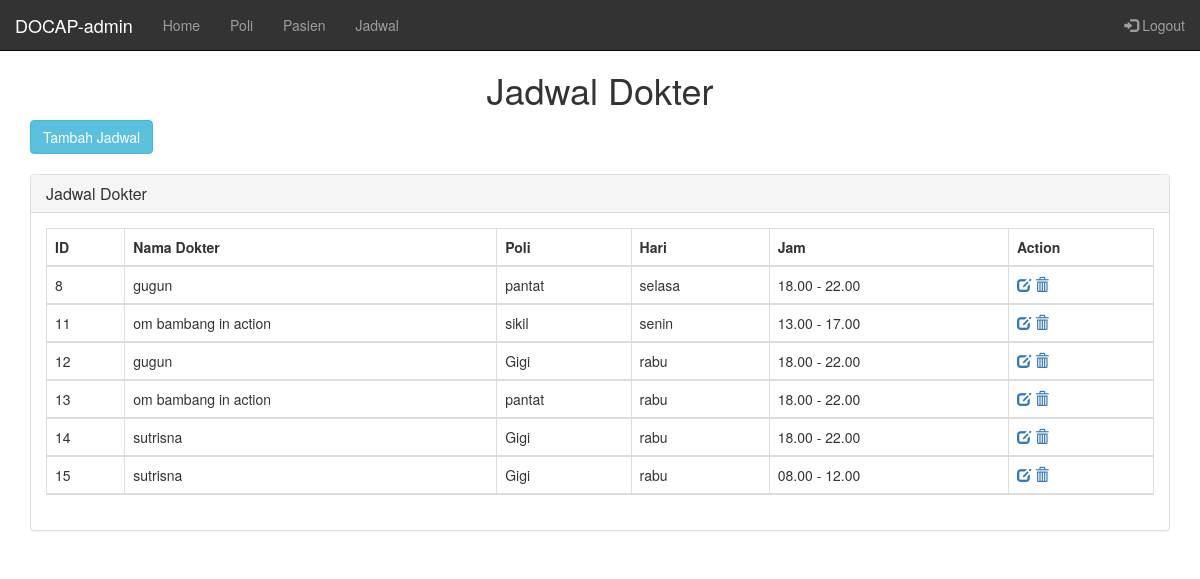
The app's page /index.php?controller=admin&action=showAllJadwalDoctor (signed in) with its own data.
### tables this page shows
CREATE TABLE `jadwal` (
  `id_jadwal` int(11) NOT NULL,
  `id_user` int(11) NOT NULL,
  `id_poli` int(11) NOT NULL,
  `hari` varchar(100) NOT NULL,
  `id_waktu` int(11) NOT NULL
);

CREATE TABLE `users` (
  `id_user` int(11) NOT NULL,
  `username` varchar(100) NOT NULL,
  `password` varchar(100) NOT NULL,
  `level` int(1) NOT NULL,
  `nama` varchar(250) NOT NULL,
  `alamat` varchar(255) NOT NULL,
  `no_ktp` varchar(16) NOT NULL
);

CREATE TABLE `poli` (
  `id_poli` int(11) NOT NULL,
  `nama_poli` varchar(255) NOT NULL
);

CREATE TABLE `waktu` (
  `id_waktu` int(11) NOT NULL,
  `waktu` varchar(255) NOT NULL
);

### controllers/c_admin.php (called while the page is built, shortened)
<?php
class AdminController{
  public function showAllJadwalDoctor()
  {
    $posts = Admin::showAllJadwalDoctor();
    require_once("views/pages/adminJadwalDoctor.php");
  }
}
?>

### routes.php (called while the page is built, shortened)
<?php
function call($controller, $action){
  switch ($controller) {
    case 'admin':
    $controller=new AdminController();
    require_once('models/m_admin.php');
    break;
  }
  $controller ->{ $action }();
}
call($controller,$action);
?>

### index.php (called while the page is built, shortened)
<?php
require_once('views/layout.php');
 ?>

### models/m_admin.php (called while the page is built, shortened)
<?php
class Admin{
public static function showAllJadwalDoctor(){
  $list=[];
  $db = DB::getInstance();
  $req = $db->query("SELECT j.id_jadwal, u.nama, p.nama_poli, j.hari, w.waktu  FROM jadwal j join users u on j.id_user=u.id_user join poli p on j.id_poli=p.id_poli join waktu w on j.id_waktu=w.id_waktu");
  foreach ($req->fetchAll() as $post) {
    $list[] = array(
      'id_jadwal' => $post['id_jadwal'],
      'nama' => $post['nama'],
      'nama_poli' => $post['nama_poli'],
      'hari' => $post['hari'],
      'waktu' => $post['waktu']
  );
  }
  return $list;
}
}
?>

### views/pages/adminJadwalDoctor.php (the view, shortened to what this page needs)
<?php require_once('views/layoutAdmin.php') ?>
<!DOCTYPE html>
<html>
  <head>
  </head>
  <body class="padding-about">
    <h1 align="center">Jadwal Dokter</h1>
    <div class="container">
      <a href="?controller=admin&action=addJadwalDoctor"><button type="button" class="btn btn-info">Tambah Jadwal</button></a>
      <br><br>
      <div class="row">
        <div class="col-lg-12">
          <div class="panel panel-default">
            <div class="panel-heading">
              <h3 class="panel-title"><i class="fa fa-money fa-fw"></i> Jadwal Dokter</h3>
            </div>
            <div class="panel-body">
              <div class="table-responsive">
                <table class="table table-bordered table-hover table-striped">
                  <thead>
                    <tr>
                      <th>ID</th>
                      <th>Nama Dokter</th>
                      <th>Poli</th>
                      <th>Hari</th>
                      <th>Jam</th>
                      <th>Action</th>
                      <?php foreach ($posts as $post) { ?>
                        <tr>
                          <td><?php echo $post['id_jadwal']  ?></td>
                          <td><?php echo $post['nama'] ?></td>
                          <td><?php echo $post['nama_poli'] ?></td>
                          <td><?php echo $post['hari']  ?></td>
                          <td><?php echo $post['waktu']  ?></td>
                          <td>
                            <a href="?controller=admin&action=editJadwalDoctor&id=<?php echo $post['id_jadwal'] ?>"><span class="glyphicon glyphicon-edit"></span></a>
                            <a href="?controller=admin&action=deleteJadwalDoctor&id=<?php echo $post['id_jadwal'] ?>"><span class="glyphicon glyphicon-trash"></span></a>
                          </td>
                        </tr><?php } ?>
                    </tr>
                  </thead>
                </table>
              </div>
            </div>
          </div>
        </div>
      </div>
    </div>
  </body>
</html>

### resources/mycss/my.css (style rules this page uses)
.padding-about { padding:50px 0px; }

### records on screen
jadwal: id_jadwal "8", id_user.nama "gugun", id_poli.nama_poli "pantat", hari "selasa", id_waktu.waktu "18.00 - 22.00"
jadwal: id_jadwal "11", id_user.nama "om bambang in action", id_poli.nama_poli "sikil", hari "senin", id_waktu.waktu "13.00 - 17.00"
jadwal: id_jadwal "12", id_user.nama "gugun", id_poli.nama_poli "Gigi", hari "rabu", id_waktu.waktu "18.00 - 22.00"
jadwal: id_jadwal "13", id_user.nama "om bambang in action", id_poli.nama_poli "pantat", hari "rabu", id_waktu.waktu "18.00 - 22.00"
jadwal: id_jadwal "14", id_user.nama "sutrisna", id_poli.nama_poli "Gigi", hari "rabu", id_waktu.waktu "18.00 - 22.00"
jadwal: id_jadwal "15", id_user.nama "sutrisna", id_poli.nama_poli "Gigi", hari "rabu", id_waktu.waktu "08.00 - 12.00"

### other values on screen
$_SESSION['username'] "admin"
